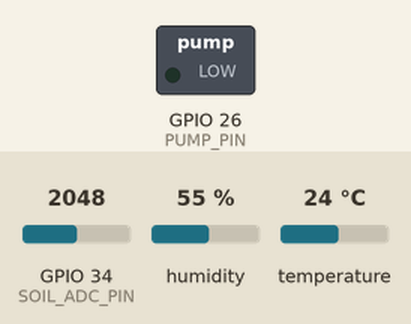
This program was run on a simulated ESP32. On the bench: switched loads named in the program (green lamp = pin HIGH). The test bench sets the inputs (shaded band); at power-on: GPIO 34 (SOIL_ADC_PIN) = 2048, humidity 55 %, temperature 24 °C (analog values on the 0–4095 scale). WiFi joins after 1.5 s; servers stay silent unless stated; the local clock reads 2024-03-15 10:24:30 at power-on unless the program sets it; no MQTT or app messages arrive unless stated; what the program prints to the serial monitor is not drawn.

Above: at 3.4 s.
3.5 s: GPIO 34 (SOIL_ADC_PIN) set to 2144
6.5 s: GPIO 34 (SOIL_ADC_PIN) set to 2261
At 7.8 s:
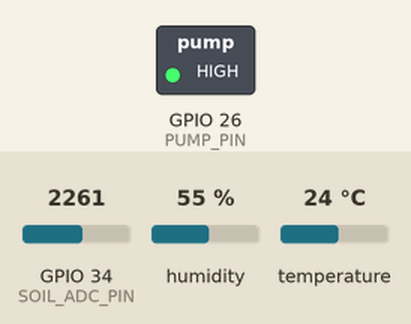
Timing chart, 0 to 13.1 s (numbered marks = the images above; inputs shaded):
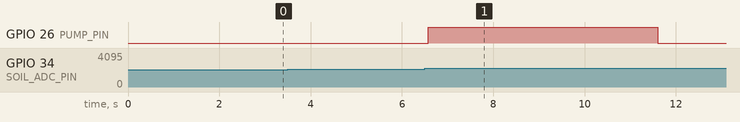

Measured:
- the behaviour switches between 2190 and 2191 on GPIO 34 (SOIL_ADC_PIN) (found by bisection; images 0 and 1)
- after the input at 3.5 s, every drawn part: stays the same
- after the input at 6.5 s, GPIO 26 (PUMP_PIN): LOW → HIGH after 0.07 s, → LOW 5.0 s later

The program:

main.cpp
```cpp
#include <Arduino.h>
#include <esp_task_wdt.h>

#include "actuator.h"
#include "cloud.h"
#include "config.h"
#include "control.h"
#include "sensing.h"
#include "types.h"

namespace {
QueueHandle_t sensorToControlQueue = nullptr;
QueueHandle_t actuatorCmdQueue = nullptr;
QueueHandle_t actuatorFeedbackQueue = nullptr;
QueueHandle_t controlToCloudQueue = nullptr;
QueueHandle_t cloudTelemetryQueue = nullptr;
SemaphoreHandle_t latestSensorMutex = nullptr;
SemaphoreHandle_t latestPumpStateMutex = nullptr;

SensorData_t latestSensorData;
PumpState_t latestPumpStateData;

void watchdog_reset_routine() {
  esp_task_wdt_reset();
}

void watchdogRegisterCurrentTask() {
  esp_task_wdt_add(nullptr);
  watchdog_reset_routine();
}

void watchdogDelay(uint32_t delay_ms) {
  uint32_t elapsed = 0;
  while (elapsed < delay_ms) {
    const uint32_t chunk = min<uint32_t>(1000UL, delay_ms - elapsed);
    vTaskDelay(pdMS_TO_TICKS(chunk));
    elapsed += chunk;
    watchdog_reset_routine();
  }
}

void updateLatestSensorData(const SensorData_t &SensorData) {
  if (latestSensorMutex == nullptr) {
    return;
  }

  if (xSemaphoreTake(latestSensorMutex, pdMS_TO_TICKS(50)) == pdTRUE) {
    if (SensorData.timestamp >= latestSensorData.timestamp) {
      latestSensorData = SensorData;
    }
    xSemaphoreGive(latestSensorMutex);
  }
}

SensorData_t getLatestSensorData() {
  SensorData_t snapshot;
  if (latestSensorMutex != nullptr && xSemaphoreTake(latestSensorMutex, pdMS_TO_TICKS(50)) == pdTRUE) {
    snapshot = latestSensorData;
    xSemaphoreGive(latestSensorMutex);
  }
  return snapshot;
}

void updateLatestPumpState(const PumpState_t &PumpStateData) {
  if (latestPumpStateMutex == nullptr) {
    return;
  }

  if (xSemaphoreTake(latestPumpStateMutex, pdMS_TO_TICKS(50)) == pdTRUE) {
    if (PumpStateData.timestamp >= latestPumpStateData.timestamp) {
      latestPumpStateData = PumpStateData;
    }
    xSemaphoreGive(latestPumpStateMutex);
  }
}

PumpState_t getLatestPumpState() {
  PumpState_t snapshot;
  if (latestPumpStateMutex != nullptr && xSemaphoreTake(latestPumpStateMutex, pdMS_TO_TICKS(50)) == pdTRUE) {
    snapshot = latestPumpStateData;
    xSemaphoreGive(latestPumpStateMutex);
  }
  return snapshot;
}

void printSensorData(const char *tag, const SensorData_t &SensorData) {
  Serial.print(tag);
  Serial.print(" DHT=");
  Serial.print(statusToText(SensorData.dhtData.DHT_status));
  Serial.print(" T_air=");
  Serial.print(SensorData.dhtData.T_air);
  Serial.print(" H_air=");
  Serial.print(SensorData.dhtData.H_air);
  Serial.print(" Soil=");
  Serial.print(statusToText(SensorData.soilData.Soil_status));
  Serial.print(" ADC=");
  Serial.print(SensorData.soilData.ADC_filtered);
  Serial.print(" H_soil=");
  Serial.print(SensorData.soilData.H_soil);
  Serial.print(" error=");
  Serial.println(SensorData.Error_Flag ? "YES" : "NO");
}

void printTelemetryData(const TelemetryPacket_t &TelemetryPacket) {
  const SensorData_t &SensorData = TelemetryPacket.SensorData;
  const ControlData_t &ControlData = TelemetryPacket.ControlData;
  const PumpState_t &PumpStateData = TelemetryPacket.PumpStateData;

  Serial.print("[Telemetry]");
  Serial.print(" timestamp=");
  Serial.print(TelemetryPacket.timestamp);
  Serial.print(" wifi_status=");
  Serial.print(TelemetryPacket.wifi_status ? "OK" : "OFF");
  Serial.print(" cloud_status=");
  Serial.print(TelemetryPacket.cloud_status ? "OK" : "OFF");
  Serial.print(" T_air=");
  Serial.print(SensorData.dhtData.T_air);
  Serial.print(" H_air=");
  Serial.print(SensorData.dhtData.H_air);
  Serial.print(" DHT_status=");
  Serial.print(statusToText(SensorData.dhtData.DHT_status));
  Serial.print(" DHT_Error_Flag=");
  Serial.print(SensorData.dhtData.DHT_Error_Flag ? "true" : "false");
  Serial.print(" ADC_filtered=");
  Serial.print(SensorData.soilData.ADC_filtered);
  Serial.print(" H_soil=");
  Serial.print(SensorData.soilData.H_soil);
  Serial.print(" Soil_status=");
  Serial.print(statusToText(SensorData.soilData.Soil_status));
  Serial.print(" Soil_Error_Flag=");
  Serial.print(SensorData.soilData.Soil_Error_Flag ? "true" : "false");
  Serial.print(" Error_Flag=");
  Serial.print(SensorData.Error_Flag ? "true" : "false");
  Serial.print(" GDD=");
  Serial.print(ControlData.GDD);
  Serial.print(" CGDD=");
  Serial.print(ControlData.CGDD);
  Serial.print(" current_stage=");
  Serial.print(ControlData.current_stage);
  Serial.print(" soil_state=");
  Serial.print(ControlData.soil_state);
  Serial.print(" H_threshold=");
  Serial.print(ControlData.H_threshold);
  Serial.print(" WATER_DURATION_MS=");
  Serial.print(ControlData.WATER_DURATION_MS);
  Serial.print(" watering_duration=");
  Serial.print(ControlData.watering_duration);
  Serial.print(" WATER_DURATION_SEC=");
  Serial.print(ControlData.WATER_DURATION_MS / 1000.0f);
  Serial.print(" watering_duration_sec=");
  Serial.print(ControlData.watering_duration / 1000.0f);
  Serial.print(" pump_cmd=");
  Serial.print(pumpStateToText(ControlData.pump_cmd));
  Serial.print(" pump_state=");
  Serial.print(pumpStateToText(PumpStateData.pump_state));
  Serial.print(" control_status=");
  Serial.println(controlStatusToText(ControlData.control_status));
}

void sendSensorToControlAndCloud(const SensorData_t &SensorData) {
  xQueueSend(sensorToControlQueue, &SensorData, pdMS_TO_TICKS(100));
  xQueueSend(cloudTelemetryQueue, &SensorData, pdMS_TO_TICKS(100));
  updateLatestSensorData(SensorData);
}

void sendPumpCmd(PumpState pump_cmd) {
  PumpCmd_t command;
  command.pump_cmd = pump_cmd;
  command.timestamp = millis();
  xQueueSend(actuatorCmdQueue, &command, pdMS_TO_TICKS(100));
}

void Task_Sensor(void *parameter) {
  (void)parameter;
  watchdogRegisterCurrentTask();

  for (;;) {
    watchdog_reset_routine();
    const SensorData_t SensorData = readSensorData();
    printSensorData("[Sensor]", SensorData);
    sendSensorToControlAndCloud(SensorData);
    watchdog_reset_routine();
    watchdogDelay(SENSOR_PERIOD_MS);
  }
}

void Task_Control(void *parameter) {
  (void)parameter;
  watchdogRegisterCurrentTask();
  SensorData_t SensorData;

  for (;;) {
    watchdog_reset_routine();
    if (xQueueReceive(sensorToControlQueue, &SensorData, pdMS_TO_TICKS(1000)) != pdTRUE) {
      continue;
    }
    watchdog_reset_routine();

    ControlData_t ControlData = processControlData(SensorData);

    if (ControlData.pump_cmd == PumpState::ON && ControlData.WATER_DURATION_MS > 0) {
      sendPumpCmd(PumpState::ON);
      xQueueSend(controlToCloudQueue, &ControlData, pdMS_TO_TICKS(100));

      watchdogDelay(ControlData.WATER_DURATION_MS);
      watchdog_reset_routine();

      sendPumpCmd(PumpState::OFF);
      ControlData.pump_cmd = PumpState::OFF;
      ControlData.control_status = ControlStatus::WATERING_DONE;
      ControlData.timestamp = millis();
      xQueueSend(controlToCloudQueue, &ControlData, pdMS_TO_TICKS(100));
    } else {
      sendPumpCmd(PumpState::OFF);
      xQueueSend(controlToCloudQueue, &ControlData, pdMS_TO_TICKS(100));
    }
  }
}

void Task_Actuator(void *parameter) {
  (void)parameter;
  watchdogRegisterCurrentTask();
  PumpCmd_t command;

  for (;;) {
    watchdog_reset_routine();
    if (xQueueReceive(actuatorCmdQueue, &command, pdMS_TO_TICKS(1000)) != pdTRUE) {
      continue;
    }
    watchdog_reset_routine();

    const PumpState_t pump_state = applyPumpCmd(command);
    updateLatestPumpState(pump_state);
    xQueueSend(actuatorFeedbackQueue, &pump_state, pdMS_TO_TICKS(100));
  }
}

void Task_Feedback(void *parameter) {
  (void)parameter;
  watchdogRegisterCurrentTask();
  PumpState_t pump_state;

  for (;;) {
    watchdog_reset_routine();
    if (xQueueReceive(actuatorFeedbackQueue, &pump_state, pdMS_TO_TICKS(1000)) != pdTRUE) {
      continue;
    }
    watchdog_reset_routine();

    if (pump_state.pump_state == PumpState::ON) {
      continue;
    }

    watchdogDelay(SOIL_SETTLE_DELAY_MS);
    watchdog_reset_routine();

    const SensorData_t feedbackSensorData = readFeedbackSensorData(getLatestSensorData());
    printSensorData("[Feedback]", feedbackSensorData);
    sendSensorToControlAndCloud(feedbackSensorData);
  }
}

void Task_Cloud(void *parameter) {
  (void)parameter;
  watchdogRegisterCurrentTask();
  SensorData_t SensorData;
  ControlData_t ControlData;
  TickType_t lastTelemetryTime = 0;
  TickType_t lastWaitingLogTime = 0;

  for (;;) {
    watchdog_reset_routine();
    cloudLoop();

    SensorData_t queuedSensorData;
    while (xQueueReceive(cloudTelemetryQueue, &queuedSensorData, 0) == pdTRUE) {
      if (queuedSensorData.timestamp >= SensorData.timestamp) {
        SensorData = queuedSensorData;
      }
    }

    ControlData_t queuedControlData;
    while (xQueueReceive(controlToCloudQueue, &queuedControlData, 0) == pdTRUE) {
      if (queuedControlData.timestamp >= ControlData.timestamp) {
        ControlData = queuedControlData;
      }
    }

    if (SensorData.timestamp == 0) {
      const TickType_t now = xTaskGetTickCount();
      if (now - lastWaitingLogTime >= pdMS_TO_TICKS(1000)) {
        Serial.println("[Cloud] waiting for sensor data");
        lastWaitingLogTime = now;
      }
      vTaskDelay(pdMS_TO_TICKS(100));
      continue;
    }

    const TickType_t now = xTaskGetTickCount();
    if (lastTelemetryTime != 0 && now - lastTelemetryTime < pdMS_TO_TICKS(TELEMETRY_PERIOD_MS)) {
      vTaskDelay(pdMS_TO_TICKS(100));
      continue;
    }

    TelemetryPacket_t TelemetryPacket = makeTelemetryPacket(SensorData, ControlData, getLatestPumpState());
    TelemetryPacket.cloud_status = publishTelemetryPacket(TelemetryPacket);
    printTelemetryData(TelemetryPacket);
    watchdog_reset_routine();
    lastTelemetryTime = now;

    vTaskDelay(pdMS_TO_TICKS(100));
  }
}

void createQueues() {
  sensorToControlQueue = xQueueCreate(8, sizeof(SensorData_t));
  actuatorCmdQueue = xQueueCreate(8, sizeof(PumpCmd_t));
  actuatorFeedbackQueue = xQueueCreate(8, sizeof(PumpState_t));
  controlToCloudQueue = xQueueCreate(8, sizeof(ControlData_t));
  cloudTelemetryQueue = xQueueCreate(8, sizeof(SensorData_t));
  latestSensorMutex = xSemaphoreCreateMutex();
  latestPumpStateMutex = xSemaphoreCreateMutex();

  configASSERT(sensorToControlQueue != nullptr);
  configASSERT(actuatorCmdQueue != nullptr);
  configASSERT(actuatorFeedbackQueue != nullptr);
  configASSERT(controlToCloudQueue != nullptr);
  configASSERT(cloudTelemetryQueue != nullptr);
  configASSERT(latestSensorMutex != nullptr);
  configASSERT(latestPumpStateMutex != nullptr);
}

void createTasks() {
  xTaskCreatePinnedToCore(Task_Actuator, "Task_Actuator", 4096, nullptr, PRIORITY_TASK_ACTUATOR, nullptr, 1);
  xTaskCreatePinnedToCore(Task_Control, "Task_Control", 6144, nullptr, PRIORITY_TASK_CONTROL, nullptr, 1);
  xTaskCreatePinnedToCore(Task_Sensor, "Task_Sensor", 4096, nullptr, PRIORITY_TASK_SENSOR, nullptr, 1);
  xTaskCreatePinnedToCore(Task_Feedback, "Task_Feedback", 4096, nullptr, PRIORITY_TASK_FEEDBACK, nullptr, 1);
  xTaskCreatePinnedToCore(Task_Cloud, "Task_Cloud", 8192, nullptr, PRIORITY_TASK_CLOUD, nullptr, 0);
}
}  // namespace

void setup() {
  Serial.begin(115200);
  delay(200);

  esp_task_wdt_init(WATCHDOG_TIMEOUT_SEC, true);

  sensingBegin();
  controlBegin();
  actuatorBegin();
  cloudBegin();

  createQueues();
  createTasks();

  Serial.println("ESP32 IoT irrigation system started");
}

void loop() {
  vTaskDelay(pdMS_TO_TICKS(1000));
}
```

actuator.h
```cpp
#pragma once

#include "types.h"

void actuatorBegin();
PumpState_t applyPumpCmd(const PumpCmd_t &command);
```

cloud.h
```cpp
#pragma once

#include "types.h"

void cloudBegin();
void cloudLoop();
TelemetryPacket_t makeTelemetryPacket(const SensorData_t &SensorData, const ControlData_t &ControlData, const PumpState_t &PumpStateData);
bool publishTelemetryPacket(const TelemetryPacket_t &TelemetryPacket);
```

control.h
```cpp
#pragma once

#include "types.h"

void controlBegin();
ControlData_t processControlData(const SensorData_t &SensorData);
```

sensing.h
```cpp
#pragma once

#include "types.h"

void sensingBegin();
SensorData_t readSensorData();
SensorData_t readFeedbackSensorData(const SensorData_t &latestSensorData);
```

types.h
```cpp
#pragma once

#include <Arduino.h>

enum class Status : uint8_t {
  OK,
  ERROR
};

enum class PumpState : uint8_t {
  OFF,
  ON
};

enum class ControlStatus : uint8_t {
  INIT,
  SOIL_ERROR,
  SOIL_MOISTURE_OK,
  TOO_WET,
  SAFETY_LOCK,
  WATERING,
  WATERING_DONE
};

struct DHTData_t {
  float T_air = NAN;
  float H_air = NAN;
  Status DHT_status = Status::ERROR;
  bool DHT_Error_Flag = true;
};

struct SoilData_t {
  uint16_t ADC_filtered = 0;
  float H_soil = NAN;
  Status Soil_status = Status::ERROR;
  bool Soil_Error_Flag = true;
};

struct SensorData_t {
  DHTData_t dhtData;
  SoilData_t soilData;
  bool Error_Flag = true;
  uint32_t timestamp = 0;
};

struct PumpCmd_t {
  PumpState pump_cmd = PumpState::OFF;
  uint32_t timestamp = 0;
};

struct PumpState_t {
  PumpState pump_state = PumpState::OFF;
  uint32_t timestamp = 0;
};

struct ControlData_t {
  bool data_valid = false;
  float T_max = NAN;
  float T_min = NAN;
  float T_avg = NAN;
  float GDD = 0.0f;
  float CGDD = 0.0f;
  uint8_t current_stage = 1;
  char soil_state[16] = "unknown";
  float H_threshold = 0.0f;
  uint32_t WATER_DURATION_MS = 0;
  uint32_t watering_duration = 0;
  PumpState pump_cmd = PumpState::OFF;
  ControlStatus control_status = ControlStatus::INIT;
  uint32_t timestamp = 0;
};

struct TelemetryPacket_t {
  SensorData_t SensorData;
  ControlData_t ControlData;
  PumpState_t PumpStateData;
  bool wifi_status = false;
  bool cloud_status = false;
  uint32_t timestamp = 0;
};

inline const char *statusToText(Status status) {
  return status == Status::OK ? "OK" : "ERROR";
}

inline const char *pumpStateToText(PumpState state) {
  return state == PumpState::ON ? "ON" : "OFF";
}

inline const char *controlStatusToText(ControlStatus status) {
  switch (status) {
    case ControlStatus::INIT:
      return "INIT";
    case ControlStatus::SOIL_ERROR:
      return "SOIL_ERROR";
    case ControlStatus::SOIL_MOISTURE_OK:
      return "SOIL_MOISTURE_OK";
    case ControlStatus::TOO_WET:
      return "TOO_WET";
    case ControlStatus::SAFETY_LOCK:
      return "SAFETY_LOCK";
    case ControlStatus::WATERING:
      return "WATERING";
    case ControlStatus::WATERING_DONE:
      return "WATERING_DONE";
    default:
      return "UNKNOWN";
  }
}
```

actuator.cpp
```cpp
#include "actuator.h"

#include "config.h"

void actuatorBegin() {
  pinMode(PUMP_PIN, OUTPUT);
  digitalWrite(PUMP_PIN, PUMP_ACTIVE_HIGH ? LOW : HIGH);
}

PumpState_t applyPumpCmd(const PumpCmd_t &command) {
  const bool outputHigh = command.pump_cmd == PumpState::ON ? PUMP_ACTIVE_HIGH : !PUMP_ACTIVE_HIGH;
  digitalWrite(PUMP_PIN, outputHigh ? HIGH : LOW);

  PumpState_t state;
  state.pump_state = command.pump_cmd;
  state.timestamp = millis();
  return state;
}
```

sensing.cpp
```cpp
#include "sensing.h"

#include <DHT.h>

#include "config.h"

namespace {
DHT dht(DHT_PIN, DHT_TYPE);

uint16_t readADCFiltered() {
  uint32_t sum = 0;
  for (uint8_t i = 0; i < SOIL_ADC_SAMPLES; ++i) {
    sum += analogRead(SOIL_ADC_PIN);
    delay(5);
  }
  return static_cast<uint16_t>(sum / SOIL_ADC_SAMPLES);
}

float adcToHSoil(uint16_t ADC_filtered) {
  const int32_t range = static_cast<int32_t>(SOIL_ADC_DRY) - SOIL_ADC_WET;
  if (range == 0) {
    return NAN;
  }

  float H_soil = (static_cast<float>(SOIL_ADC_DRY) - ADC_filtered) * 100.0f / range;
  return constrain(H_soil, 0.0f, 100.0f);
}

SoilData_t readSoilData() {
  SoilData_t data;
  data.ADC_filtered = readADCFiltered();
  data.H_soil = adcToHSoil(data.ADC_filtered);

  const bool adcInRange = data.ADC_filtered > 0 && data.ADC_filtered < 4095;
  const bool moistureValid = !isnan(data.H_soil) && data.H_soil >= 0.0f && data.H_soil <= 100.0f;
  data.Soil_status = adcInRange && moistureValid ? Status::OK : Status::ERROR;
  data.Soil_Error_Flag = data.Soil_status != Status::OK;
  return data;
}

DHTData_t readDHTData() {
  DHTData_t data;
  data.T_air = dht.readTemperature();
  data.H_air = dht.readHumidity();

  const bool valid = !isnan(data.T_air) && !isnan(data.H_air) &&
                     data.T_air > -20.0f && data.T_air < 80.0f &&
                     data.H_air >= 0.0f && data.H_air <= 100.0f;
  data.DHT_status = valid ? Status::OK : Status::ERROR;
  data.DHT_Error_Flag = data.DHT_status != Status::OK;
  return data;
}
}  // namespace

void sensingBegin() {
  pinMode(SOIL_ADC_PIN, INPUT);
  analogReadResolution(12);
  analogSetPinAttenuation(SOIL_ADC_PIN, ADC_11db);
  dht.begin();
  delay(DHT_STABILIZE_DELAY_MS);
}

SensorData_t readSensorData() {
  SensorData_t data;
  data.dhtData = readDHTData();
  data.soilData = readSoilData();
  data.Error_Flag = data.dhtData.DHT_Error_Flag || data.soilData.Soil_Error_Flag;
  data.timestamp = millis();
  return data;
}

SensorData_t readFeedbackSensorData(const SensorData_t &latestSensorData) {
  SensorData_t data = latestSensorData;
  data.soilData = readSoilData();
  data.Error_Flag = data.dhtData.DHT_Error_Flag || data.soilData.Soil_Error_Flag;
  data.timestamp = millis();
  return data;
}
```

Source omitted: cloud.cpp (4482 bytes), control.cpp (5533 bytes), config.h (1974 bytes)
